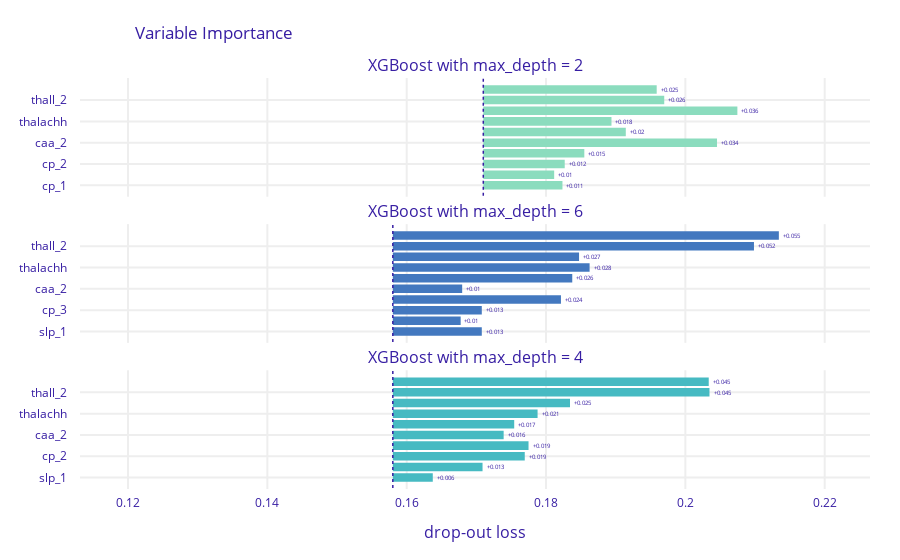

This figure's notebook cell:
### Code cell
pvi_3.plot([pvi_2, pvi], show=False)

### Figure 1 — Plotly figure (JSON) as saved in the notebook; plotly's stock layout.template omitted (floating-point values rounded to 4 significant figures)
{"data": [{"base": 0.171, "hoverinfo": "text", "hoverlabel": {"bgcolor": "rgba(0, 0, 0, 0.8)"}, "hovertext": ["Model: XGBoost with max_depth = 2 loss after<br>variable: oldpeak is permuted: 0.196<br>Drop-out loss change: +0.025", "Model: XGBoost with max_depth = 2 loss after<br>variable: thall_2 is permuted: 0.197<br>Drop-out loss change: +0.026", "Model: XGBoost with max_depth = 2 loss after<br>variable: caa_1 is permuted: 0.207<br>Drop-out loss change: +0.036", "Model: XGBoost with max_depth = 2 loss after<br>variable: thalachh is permuted: 0.189<br>Drop-out loss change: +0.018", "Model: XGBoost with max_depth = 2 loss after<br>variable: sex_1 is permuted: 0.191<br>Drop-out loss change: +0.02", "Model: XGBoost with max_depth = 2 loss after<br>variable: caa_2 is permuted: 0.205<br>Drop-out loss change: +0.034", "Model: XGBoost with max_depth = 2 loss after<br>variable: age is permuted: 0.185<br>Drop-out loss change: +0.015", "Model: XGBoost with max_depth = 2 loss after<br>variable: cp_2 is permuted: 0.183<br>Drop-out loss change: +0.012", "Model: XGBoost with max_depth = 2 loss after<br>variable: cp_3 is permuted: 0.181<br>Drop-out loss change: +0.01", "Model: XGBoost with max_depth = 2 loss after<br>variable: cp_1 is permuted: 0.182<br>Drop-out loss change: +0.011"], "marker": {"color": "#8bdcbe"}, "orientation": "h", "showlegend": false, "text": ["+0.025", "+0.026", "+0.036", "+0.018", "+0.02", "+0.034", "+0.015", "+0.012", "+0.01", "+0.011"], "textposition": "outside", "type": "bar", "x": [0.02489, 0.02597, 0.03647, 0.0184, 0.02045, 0.03355, 0.0145, 0.01169, 0.01017, 0.01136], "xaxis": "x", "y": ["oldpeak", "thall_2", "caa_1", "thalachh", "sex_1", "caa_2", "age", "cp_2", "cp_3", "cp_1"], "yaxis": "y"}, {"base": 0.158, "hoverinfo": "text", "hoverlabel": {"bgcolor": "rgba(0, 0, 0, 0.8)"}, "hovertext": ["Model: XGBoost with max_depth = 6 loss after<br>variable: oldpeak is permuted: 0.213<br>Drop-out loss change: +0.055", "Model: XGBoost with max_depth = 6 loss after<br>variable: thall_2 is permuted: 0.21<br>Drop-out loss change: +0.052", "Model: XGBoost with max_depth = 6 loss after<br>variable: caa_1 is permuted: 0.185<br>Drop-out loss change: +0.027", "Model: XGBoost with max_depth = 6 loss after<br>variable: thalachh is permuted: 0.186<br>Drop-out loss change: +0.028", "Model: XGBoost with max_depth = 6 loss after<br>variable: sex_1 is permuted: 0.184<br>Drop-out loss change: +0.026", "Model: XGBoost with max_depth = 6 loss after<br>variable: caa_2 is permuted: 0.168<br>Drop-out loss change: +0.01", "Model: XGBoost with max_depth = 6 loss after<br>variable: age is permuted: 0.182<br>Drop-out loss change: +0.024", "Model: XGBoost with max_depth = 6 loss after<br>variable: cp_3 is permuted: 0.171<br>Drop-out loss change: +0.013", "Model: XGBoost with max_depth = 6 loss after<br>variable: exng_1 is permuted: 0.168<br>Drop-out loss change: +0.01", "Model: XGBoost with max_depth = 6 loss after<br>variable: slp_1 is permuted: 0.171<br>Drop-out loss change: +0.013"], "marker": {"color": "#4378bf"}, "orientation": "h", "showlegend": false, "text": ["+0.055", "+0.052", "+0.027", "+0.028", "+0.026", "+0.01", "+0.024", "+0.013", "+0.01", "+0.013"], "textposition": "outside", "type": "bar", "x": [0.05541, 0.05184, 0.02673, 0.02825, 0.02576, 0.009957, 0.02413, 0.01277, 0.00974, 0.01277], "xaxis": "x2", "y": ["oldpeak", "thall_2", "caa_1", "thalachh", "sex_1", "caa_2", "age", "cp_3", "exng_1", "slp_1"], "yaxis": "y2"}, {"base": 0.158, "hoverinfo": "text", "hoverlabel": {"bgcolor": "rgba(0, 0, 0, 0.8)"}, "hovertext": ["Model: XGBoost with max_depth = 4 loss after<br>variable: oldpeak is permuted: 0.203<br>Drop-out loss change: +0.045", "Model: XGBoost with max_depth = 4 loss after<br>variable: thall_2 is permuted: 0.203<br>Drop-out loss change: +0.045", "Model: XGBoost with max_depth = 4 loss after<br>variable: caa_1 is permuted: 0.183<br>Drop-out loss change: +0.025", "Model: XGBoost with max_depth = 4 loss after<br>variable: thalachh is permuted: 0.179<br>Drop-out loss change: +0.021", "Model: XGBoost with max_depth = 4 loss after<br>variable: sex_1 is permuted: 0.175<br>Drop-out loss change: +0.017", "Model: XGBoost with max_depth = 4 loss after<br>variable: caa_2 is permuted: 0.174<br>Drop-out loss change: +0.016", "Model: XGBoost with max_depth = 4 loss after<br>variable: age is permuted: 0.177<br>Drop-out loss change: +0.019", "Model: XGBoost with max_depth = 4 loss after<br>variable: cp_2 is permuted: 0.177<br>Drop-out loss change: +0.019", "Model: XGBoost with max_depth = 4 loss after<br>variable: cp_3 is permuted: 0.171<br>Drop-out loss change: +0.013", "Model: XGBoost with max_depth = 4 loss after<br>variable: slp_1 is permuted: 0.164<br>Drop-out loss change: +0.006"], "marker": {"color": "#46bac2"}, "orientation": "h", "showlegend": false, "text": ["+0.045", "+0.045", "+0.025", "+0.021", "+0.017", "+0.016", "+0.019", "+0.019", "+0.013", "+0.006"], "textposition": "outside", "type": "bar", "x": [0.04535, 0.04545, 0.02543, 0.02078, 0.01742, 0.01591, 0.01948, 0.01894, 0.01288, 0.005736], "xaxis": "x3", "y": ["oldpeak", "thall_2", "caa_1", "thalachh", "sex_1", "caa_2", "age", "cp_2", "cp_3", "slp_1"], "yaxis": "y3"}], "layout": {"annotations": [{"font": {"size": 16}, "showarrow": false, "text": "XGBoost with max_depth = 2", "x": 0.5, "xanchor": "center", "xref": "paper", "y": 1, "yanchor": "bottom", "yref": "paper"}, {"font": {"size": 16}, "showarrow": false, "text": "XGBoost with max_depth = 6", "x": 0.5, "xanchor": "center", "xref": "paper", "y": 0.6444, "yanchor": "bottom", "yref": "paper"}, {"font": {"size": 16}, "showarrow": false, "text": "XGBoost with max_depth = 4", "x": 0.5, "xanchor": "center", "xref": "paper", "y": 0.2889, "yanchor": "bottom", "yref": "paper"}, {"font": {"size": 16}, "showarrow": false, "text": "drop-out loss", "x": 0.5, "xanchor": "center", "xref": "paper", "y": 0, "yanchor": "top", "yref": "paper", "yshift": -30}], "autosize": true, "font": {"color": "#371ea3"}, "margin": {"b": 71, "r": 30, "t": 78}, "shapes": [{"line": {"color": "#371ea3", "dash": "dot", "width": 1.5}, "type": "line", "x0": 0.171, "x1": 0.171, "xref": "x", "y0": -1, "y1": 10, "yref": "y"}, {"line": {"color": "#371ea3", "dash": "dot", "width": 1.5}, "type": "line", "x0": 0.158, "x1": 0.158, "xref": "x2", "y0": -1, "y1": 10, "yref": "y2"}, {"line": {"color": "#371ea3", "dash": "dot", "width": 1.5}, "type": "line", "x0": 0.158, "x1": 0.158, "xref": "x3", "y0": -1, "y1": 10, "yref": "y3"}], "title": {"text": "Variable Importance", "x": 0.15}, "xaxis": {"anchor": "y", "automargin": true, "domain": [0, 1], "fixedrange": true, "gridwidth": 2, "matches": "x3", "range": [0.1131, 0.2265], "showticklabels": false, "tickcolor": "white", "ticklen": 3, "ticks": "outside", "type": "linear", "zeroline": false}, "xaxis2": {"anchor": "y2", "automargin": true, "domain": [0, 1], "fixedrange": true, "gridwidth": 2, "matches": "x3", "range": [0.1131, 0.2265], "showticklabels": false, "tickcolor": "white", "ticklen": 3, "ticks": "outside", "type": "linear", "zeroline": false}, "xaxis3": {"anchor": "y3", "automargin": true, "domain": [0, 1], "fixedrange": true, "gridwidth": 2, "range": [0.1131, 0.2265], "tickcolor": "white", "ticklen": 3, "ticks": "outside", "type": "linear", "zeroline": false}, "yaxis": {"anchor": "x", "automargin": true, "autorange": true, "domain": [0.7111, 1], "fixedrange": true, "gridwidth": 2, "range": [10.03, -1.034], "tickcolor": "white", "ticklen": 10, "ticks": "outside", "type": "category"}, "yaxis2": {"anchor": "x2", "automargin": true, "autorange": true, "domain": [0.3556, 0.6444], "fixedrange": true, "gridwidth": 2, "range": [10.03, -1.034], "tickcolor": "white", "ticklen": 10, "ticks": "outside", "type": "category"}, "yaxis3": {"anchor": "x3", "automargin": true, "autorange": true, "domain": [0, 0.2889], "fixedrange": true, "gridwidth": 2, "range": [10.03, -1.034], "tickcolor": "white", "ticklen": 10, "ticks": "outside", "type": "category"}}}
